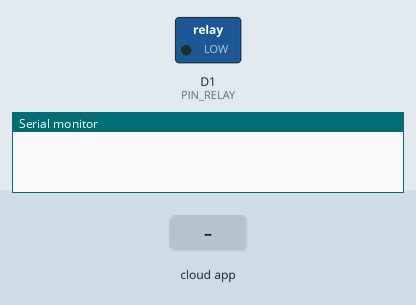
Bench run of a sketch on a simulated ESP8266 (NodeMCU). Parts: switched loads named in the sketch (green lamp = pin HIGH), the last lines printed to the serial monitor. Inputs (shaded band) come from the test bench.

Above: at 1.2 s.
1.3 s: the phone or cloud app sets Socket to 1
At 1.7 s:
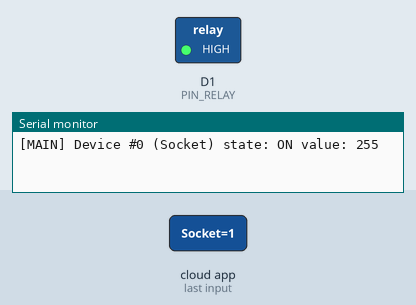
2.8 s: the phone or cloud app sets Socket to 0
At 4.1 s:
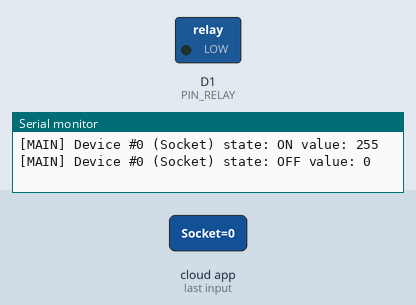
Timing chart, 0 to 5.8 s (numbered marks = the images above; inputs shaded):
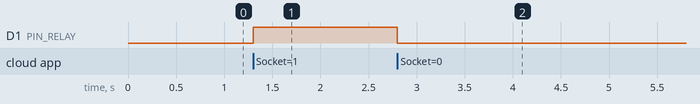

The sketch:

Amazon-Alexa-Relay.ino
```cpp
#include <ESP8266WebServer.h>
#include <ESP8266WiFi.h>
#include <WiFiManager.h>
#include "fauxmoESP.h"
#include "html.h"

fauxmoESP fauxmo;
#define PIN_RELAY D1
#define ID_RELAY "Socket"
boolean relayOn = false;

void setup() {

  Serial.begin(115200);

  pinMode(PIN_RELAY, OUTPUT);
  digitalWrite(PIN_RELAY, LOW);


  fauxmo.createServer(true);
  fauxmo.setPort(80);

  fauxmo.enable(true);

  fauxmo.addDevice(ID_RELAY);

  fauxmo.onSetState([](unsigned char device_id, const char * device_name, bool state, unsigned char value) {
    Serial.printf("[MAIN] Device #%d (%s) state: %s value: %d\n", device_id, device_name, state ? "ON" : "OFF", value);

    if (strcmp(device_name, ID_RELAY) == 0) {
      digitalWrite(PIN_RELAY, state ? HIGH : LOW);
      relayOn = state ? HIGH : LOW;
    }

  });
}

void loop() {
  fauxmo.handle();

  static unsigned long last = millis();
  if (millis() - last > 5000) {
    last = millis();
    Serial.printf("[MAIN] Free heap: %d bytes\n", ESP.getFreeHeap());
  }

  fauxmo.setState(ID_RELAY, relayOn, 255);
}
```

html.h
```cpp

```

Measured:
- after the input at 1.3 s, D1 (PIN_RELAY): LOW → HIGH at once
- after the input at 2.8 s, D1 (PIN_RELAY): HIGH → LOW at once
